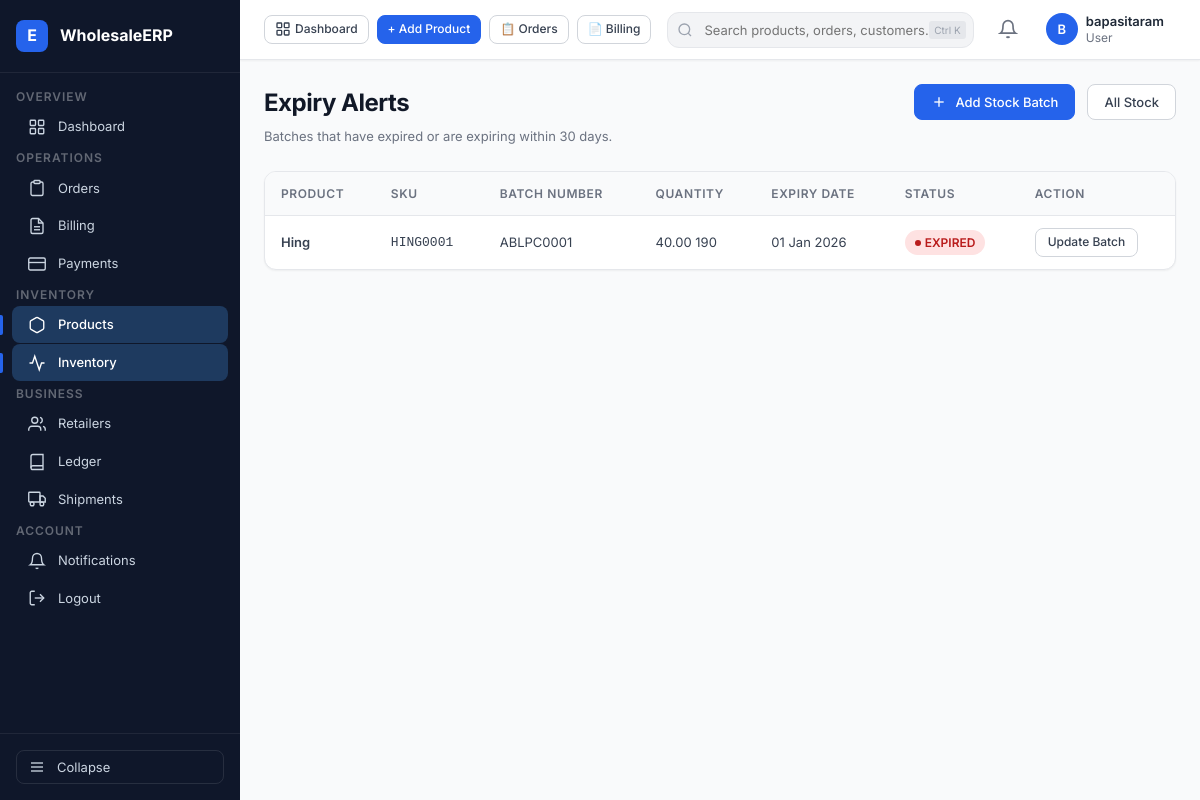
/products/stock/expiry/ (signed in), run on the app's committed database.
### products/models.py (models this page shows, shortened)
class Stock(models.Model):
    product = models.ForeignKey(
        Product,
        on_delete=models.CASCADE,
        related_name="stocks"
    )
    quantity = models.DecimalField(
        max_digits=12,
        decimal_places=2,
        default=0
    )
    purchase_price = models.DecimalField(
        max_digits=12,
        decimal_places=2
    )
    selling_price = models.DecimalField(
        max_digits=12,
        decimal_places=2
    )
    mrp = models.DecimalField(
        max_digits=12,
        decimal_places=2
    )
    supplier = models.CharField(
        max_length=100,
        blank=True
    )
    batch_number = models.CharField(
        max_length=100,
        blank=True
    )
    expiry_date = models.DateField(
        null=True,
        blank=True
    )
    minimum_stock = models.DecimalField(
        max_digits=12,
        decimal_places=2,
        default=0
    )
    created_at = models.DateTimeField(
        auto_now_add=True
    )

class Product(models.Model):
    wholesaler = models.ForeignKey(
        WholesalerProfile,
        on_delete=models.CASCADE,
        related_name="products"
    )
    name = models.CharField(max_length=200)
    sku = models.CharField(max_length=100)
    category = models.CharField(max_length=100)
    unit = models.CharField(max_length=50)
    gst_rate = models.DecimalField(max_digits=5, decimal_places=2, default=5.00)
    description = models.TextField(blank=True)
    created_at = models.DateTimeField(auto_now_add=True)

### products/views.py (the view)
# urls.py: path("stock/expiry/", expiry_list, name="expiry_list"),
@login_required
def expiry_list(request):
    wholesaler = request.user.wholesaler_profile
    today = date.today()
    expiry_limit = today + timedelta(days=30)
    stocks = Stock.objects.filter(
        product__wholesaler = wholesaler,
        expiry_date__isnull = False,
        expiry_date__lte = expiry_limit
    ).select_related("product")
    for stock in stocks:
        if stock.expiry_date < today:
            stock.expiry_status = "EXPIRED"
        else:
            stock.expiry_status = "EXPIRING SOON"
        return render(
        request,
        "products/expiry_list.html",
        {"stocks": stocks, "today": today}
    )

### templates/products/expiry_list.html (shortened to what this page needs)
{% extends 'base.html' %}
{% block content %}
<div class="page-header">
  <div class="page-header-left">
    <h1 class="page-title">Expiry Alerts</h1>
    <p class="page-subtitle">Batches that have expired or are expiring within 30 days.</p>
  </div>
  <div class="page-actions">
    <a href="{% url 'add_stock' %}" class="btn btn-primary">
      <svg viewBox="0 0 24 24" fill="none" stroke="currentColor" stroke-width="2" width="16" height="16"><line x1="12" y1="5" x2="12" y2="19"/><line x1="5" y1="12" x2="19" y2="12"/></svg>
      Add Stock Batch
    </a>
    <a href="{% url 'stock_list' %}" class="btn btn-secondary">All Stock</a>
  </div>
</div>
<div class="card">
  <div class="table-wrap">
    <table class="table">
      <thead>
        <tr>
          <th>Product</th>
          <th>SKU</th>
          <th>Batch Number</th>
          <th>Quantity</th>
          <th>Expiry Date</th>
          <th>Status</th>
          <th>Action</th>
        </tr>
      </thead>
      <tbody>
        {% for stock in stocks %}
        <tr>
          <td class="text-bold">{{ stock.product.name }}</td>
          <td><code>{{ stock.product.sku }}</code></td>
          <td>{{ stock.batch_number|default:"—" }}</td>
          <td>{{ stock.quantity }} {{ stock.product.unit|default:"units" }}</td>
          <td>{{ stock.expiry_date|date:"d M Y" }}</td>
          <td>
            {% if stock.expiry_status == 'EXPIRED' %}
              <span class="badge badge-red">EXPIRED</span>
            {% else %}
              <span class="badge badge-amber">EXPIRING SOON</span>
            {% endif %}
          </td>
          <td>
            <a href="{% url 'edit_stock' stock.id %}" class="btn btn-secondary btn-sm">Update Batch</a>
          </td>
        </tr>
        {% empty %}
        <tr>
          <td colspan="7" class="text-center text-muted" style="padding: 32px;">No expired or soon-to-expire stock found 🎉</td>
        </tr>
        {% endfor %}
      </tbody>
    </table>
  </div>
</div>
{% endblock %}

### templates/base.html (shortened to what this page needs)
{% load static %}
<!DOCTYPE html>
<html lang="en">
<head>
  <link rel="stylesheet" href="{% static 'css/styles.css' %}">
</head>
<body>
<div class="app-shell">
  <aside class="sidebar" id="sidebar">
    <a href="{% url 'dashboard' %}" class="sidebar-logo" style="text-decoration: none;">
      <div class="logo-icon">E</div>
      <span class="logo-text">WholesaleERP</span>
    </a>
    <nav class="sidebar-nav">
      {% if request.user.is_authenticated %}
        {% if user_role == 'WHOLESALER' or request.user.wholesaler_profile %}
          <span class="nav-section-label">Overview</span>
          <a href="{% url 'dashboard' %}" class="nav-item" data-href="/accounts/dashboard/">
            <svg viewBox="0 0 24 24" fill="none" stroke="currentColor" stroke-width="1.8">
              <rect x="3" y="3" width="7" height="7" rx="1"/><rect x="14" y="3" width="7" height="7" rx="1"/>
              <rect x="3" y="14" width="7" height="7" rx="1"/><rect x="14" y="14" width="7" height="7" rx="1"/>
            </svg>
            <span class="nav-label">Dashboard</span>
          </a>
          <span class="nav-section-label">Operations</span>
          <a href="{% url 'wholesaler_orders' %}" class="nav-item" data-href="/orders/wholesaler/">
            <svg viewBox="0 0 24 24" fill="none" stroke="currentColor" stroke-width="1.8">
              <path d="M16 4h2a2 2 0 0 1 2 2v14a2 2 0 0 1-2 2H6a2 2 0 0 1-2-2V6a2 2 0 0 1 2-2h2"/>
              <path d="M15 2H9a1 1 0 0 0-1 1v2a1 1 0 0 0 1 1h6a1 1 0 0 0 1-1V3a1 1 0 0 0-1-1z"/>
            </svg>
            <span class="nav-label">Orders</span>
          </a>
          <a href="{% url 'invoice_list' %}" class="nav-item" data-href="/billing/">
            <svg viewBox="0 0 24 24" fill="none" stroke="currentColor" stroke-width="1.8">
              <path d="M14 2H6a2 2 0 0 0-2 2v16a2 2 0 0 0 2 2h12a2 2 0 0 0 2-2V8z"/>
              <polyline points="14 2 14 8 20 8"/>
              <line x1="16" y1="13" x2="8" y2="13"/><line x1="16" y1="17" x2="8" y2="17"/>
            </svg>
            <span class="nav-label">Billing</span>
          </a>
          <a href="{% url 'payment_list' %}" class="nav-item" data-href="/payments/">
            <svg viewBox="0 0 24 24" fill="none" stroke="currentColor" stroke-width="1.8">
              <rect x="1" y="4" width="22" height="16" rx="2" ry="2"/>
              <line x1="1" y1="10" x2="23" y2="10"/>
            </svg>
            <span class="nav-label">Payments</span>
          </a>
          <span class="nav-section-label">Inventory</span>
          <a href="{% url 'product_list' %}" class="nav-item" data-href="/products/">
            <svg viewBox="0 0 24 24" fill="none" stroke="currentColor" stroke-width="1.8">
              <path d="M21 16V8a2 2 0 0 0-1-1.73l-7-4a2 2 0 0 0-2 0l-7 4A2 2 0 0 0 3 8v8a2 2 0 0 0 1 1.73l7 4a2 2 0 0 0 2 0l7-4A2 2 0 0 0 21 16z"/>
            </svg>
            <span class="nav-label">Products</span>
          </a>
          <a href="{% url 'stock_list' %}" class="nav-item" data-href="/products/stock/">
            <svg viewBox="0 0 24 24" fill="none" stroke="currentColor" stroke-width="1.8">
              <polyline points="22 12 18 12 15 21 9 3 6 12 2 12"/>
            </svg>
            <span class="nav-label">Inventory</span>
          </a>
          <span class="nav-section-label">Business</span>
          <a href="{% url 'retailer_list' %}" class="nav-item" data-href="/accounts/retailers/">
            <svg viewBox="0 0 24 24" fill="none" stroke="currentColor" stroke-width="1.8">
              <path d="M17 21v-2a4 4 0 0 0-4-4H5a4 4 0 0 0-4 4v2"/>
              <circle cx="9" cy="7" r="4"/>
              <path d="M23 21v-2a4 4 0 0 0-3-3.87"/><path d="M16 3.13a4 4 0 0 1 0 7.75"/>
            </svg>
            <span class="nav-label">Retailers</span>
          </a>
          <a href="{% url 'payment_ledger' %}" class="nav-item">
            <svg viewBox="0 0 24 24" fill="none" stroke="currentColor" stroke-width="1.8">
              <path d="M4 19.5A2.5 2.5 0 0 1 6.5 17H20"/><path d="M6.5 2H20v20H6.5A2.5 2.5 0 0 1 4 19.5v-15A2.5 2.5 0 0 1 6.5 2z"/>
            </svg>
            <span class="nav-label">Ledger</span>
          </a>
          <a href="{% url 'shipment_list' %}" class="nav-item">
            <svg viewBox="0 0 24 24" fill="none" stroke="currentColor" stroke-width="1.8">
              <rect x="1" y="3" width="15" height="13" rx="1"/>
              <path d="M16 8h4l3 3v5h-7V8z"/><circle cx="5.5" cy="18.5" r="2.5"/><circle cx="18.5" cy="18.5" r="2.5"/>
            </svg>
            <span class="nav-label">Shipments</span>
          </a>
        {% endif %}
        <span class="nav-section-label">Account</span>
        <a href="{% url 'notifications' %}" class="nav-item">
          <svg viewBox="0 0 24 24" fill="none" stroke="currentColor" stroke-width="1.8">
            <path d="M18 8A6 6 0 0 0 6 8c0 7-3 9-3 9h18s-3-2-3-9"/><path d="M13.73 21a2 2 0 0 1-3.46 0"/>
          </svg>
          <span class="nav-label">Notifications</span>
        </a>
        <a href="{% url 'logout' %}" class="nav-item" data-href="/logout/" data-confirm="Are you sure you want to logout?">
          <svg viewBox="0 0 24 24" fill="none" stroke="currentColor" stroke-width="1.8">
            <path d="M9 21H5a2 2 0 0 1-2-2V5a2 2 0 0 1 2-2h4"/>
            <polyline points="16 17 21 12 16 7"/><line x1="21" y1="12" x2="9" y2="12"/>
          </svg>
          <span class="nav-label">Logout</span>
        </a>
      {% endif %}
    </nav>
    <div class="sidebar-footer">
      <button class="sidebar-toggle-btn" id="sidebarToggleBtn" title="Collapse sidebar">
        <svg viewBox="0 0 24 24" width="16" height="16" fill="none" stroke="currentColor" stroke-width="2">
          <line x1="3" y1="12" x2="21" y2="12"/><line x1="3" y1="6" x2="21" y2="6"/><line x1="3" y1="18" x2="21" y2="18"/>
        </svg>
        <span>Collapse</span>
      </button>
    </div>
  </aside>
  <div class="main-area" id="mainArea">
    <header class="topbar">
      <div class="topbar-quick-actions" style="display: flex; align-items: center; gap: 8px;">
        <a href="{% url 'dashboard' %}" class="btn btn-secondary btn-sm" style="font-size: 12px; padding: 5px 10px; display: flex; align-items: center; gap: 4px;">
          <svg viewBox="0 0 24 24" width="14" height="14" fill="none" stroke="currentColor" stroke-width="2"><rect x="3" y="3" width="7" height="7" rx="1"/><rect x="14" y="3" width="7" height="7" rx="1"/><rect x="3" y="14" width="7" height="7" rx="1"/><rect x="14" y="14" width="7" height="7" rx="1"/></svg>
          Dashboard
        </a>
        {% if request.user.retailer_profile or user_role == 'RETAILER' %}
          <a href="{% url 'create_customer_invoice' %}" class="btn btn-primary btn-sm" style="background: linear-gradient(135deg, #10b981 0%, #059669 100%); border: none; font-weight: 600; padding: 5px 12px; gap: 6px; font-size: 12px;">
            <svg viewBox="0 0 24 24" fill="none" stroke="currentColor" stroke-width="2" width="14" height="14"><line x1="12" y1="5" x2="12" y2="19"/><line x1="5" y1="12" x2="19" y2="12"/></svg>
            ⚡ Create Bill (POS)
          </a>
          <a href="{% url 'retailer_orders' %}" class="btn btn-secondary btn-sm" style="font-size: 12px; padding: 5px 10px;">
            🛒 Orders
          </a>
          <a href="{% url 'customer_invoices' %}" class="btn btn-secondary btn-sm" style="font-size: 12px; padding: 5px 10px;">
            📄 Sales Bills
          </a>
        {% elif request.user.wholesaler_profile or user_role == 'WHOLESALER' %}
          <a href="{% url 'product_list' %}" class="btn btn-primary btn-sm" style="font-size: 12px; padding: 5px 10px;">
            + Add Product
          </a>
          <a href="{% url 'wholesaler_orders' %}" class="btn btn-secondary btn-sm" style="font-size: 12px; padding: 5px 10px;">
            📋 Orders
          </a>
          <a href="{% url 'invoice_list' %}" class="btn btn-secondary btn-sm" style="font-size: 12px; padding: 5px 10px;">
            📄 Billing
          </a>
        {% endif %}
      </div>
      <div class="topbar-search">
        <svg class="search-icon" viewBox="0 0 24 24" fill="none" stroke="currentColor" stroke-width="2">
          <circle cx="11" cy="11" r="8"/><line x1="21" y1="21" x2="16.65" y2="16.65"/>
        </svg>
        <input type="text" placeholder="Search products, orders, customers..." aria-label="Global search">
        <span class="search-shortcut">Ctrl K</span>
      </div>
      <div class="topbar-actions">
        <div style="position:relative;">
          <button class="topbar-icon-btn" id="notifBtn" aria-label="Notifications">
            <svg viewBox="0 0 24 24" width="20" height="20" fill="none" stroke="currentColor" stroke-width="2">
              <path d="M18 8A6 6 0 0 0 6 8c0 7-3 9-3 9h18s-3-2-3-9"/>
              <path d="M13.73 21a2 2 0 0 1-3.46 0"/>
            </svg>
          </button>
        </div>
        <div class="topbar-user">
          <div class="avatar">
            {{ request.user.first_name|first|default:request.user.username|first|upper }}
          </div>
          <div class="user-info">
            <div class="user-name">
              {% if request.user.first_name %}{{ request.user.get_full_name }}{% else %}{{ request.user.username }}{% endif %}
            </div>
            <div class="user-role">{{ user_role|default:"User"|title }}</div>
          </div>
        </div>
      </div>
    </header>
    <main class="page-content">
      {% block content %}{% endblock %}
    </main>
  </div>
</div>
</body>
</html>

### data on the page
Stock: product.name "Hing", product.sku "HING0001", batch_number "ABLPC0001", quantity "40.00", product.unit "190", expiry_date "01 Jan 2026", shows "EXPIRED"

### other printed values
{{ request.user.username }} "bapasitaram"
{{ user_role|default:"User"|title }} "User"
